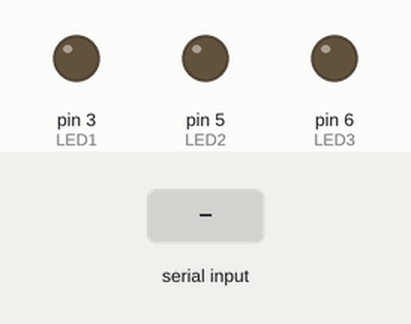
Simulated run of this sketch. Board: Arduino Uno, built with avr-gcc and run on an emulated ATmega328P. Parts: output pins drawn as LEDs (lit = HIGH). The inputs (shaded band) are chosen by the test bench. What the sketch prints to the serial monitor is not drawn.

Above: at 1.2 s.
1.3 s: "1" received over the second serial link
At 1.8 s:
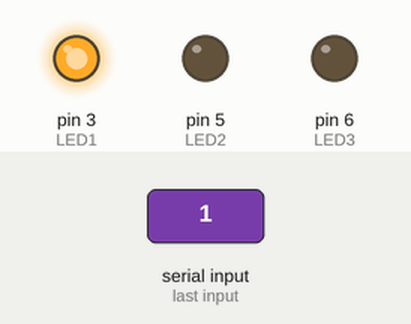
2.8 s: "2" received over the second serial link
At 4.0 s:
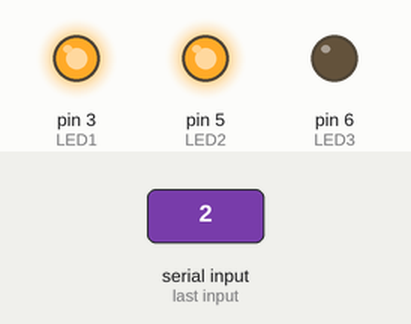
4.3 s: "3" received over the second serial link
At 5.3 s:
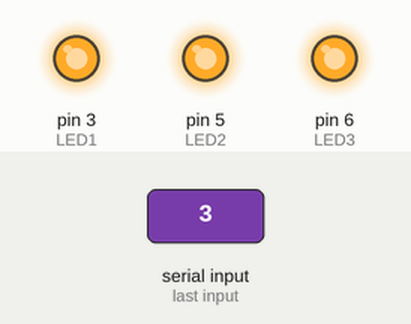
5.8 s: "4" received over the second serial link
At 6.5 s:
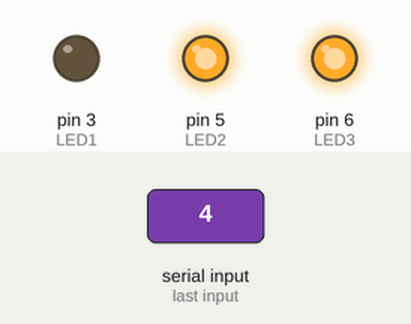
7.3 s: "5" received over the second serial link
At 7.6 s:
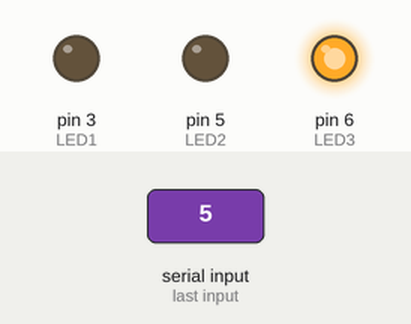
8.8 s: "6" received over the second serial link
At 9.9 s:
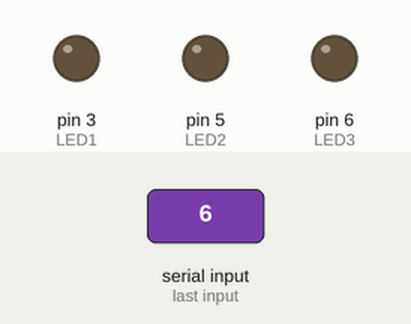
Timing chart, 0 to 11.3 s (numbered marks = the images above; inputs shaded):
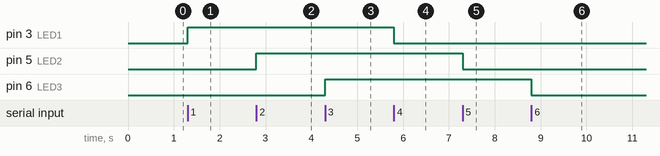

The sketch:

bLED.ino
```cpp
#include<SoftwareSerial.h>
const int LED1 = 3;
const int LED2 = 5;
const int LED3 = 6;
const int LED4 = 3;
const int LED5 = 5;
const int LED6 = 6;
char data = 0;

SoftwareSerial BTSerial(11,12);

void setup(){
  Serial.begin(9600);
  BTSerial.begin(9600);
  pinMode(LED1, OUTPUT);
  pinMode(LED2, OUTPUT);
  pinMode(LED3, OUTPUT);
}

void loop(){
  if (BTSerial.available()){
    data = BTSerial.read();
    Serial.write(data);
    switch(data)
    {
      case'1':digitalWrite(LED1, HIGH); break;
      case'2':digitalWrite(LED2, HIGH); break;
      case'3':digitalWrite(LED3, HIGH); break;
      case'4':digitalWrite(LED4, LOW); break;
      case'5':digitalWrite(LED5, LOW); break;
      case'6':digitalWrite(LED6, LOW); break;
    }
  }
  if(Serial.available())
  BTSerial.write(Serial.read());
  delay(1);
}
```

Measured:
- after the input at 1.3 s, pin 3 (LED1): LOW → HIGH at once
- after the input at 2.8 s, pin 5 (LED2): LOW → HIGH at once
- after the input at 4.3 s, pin 6 (LED3): LOW → HIGH at once
- after the input at 5.8 s, pin 3 (LED1): HIGH → LOW at once
- after the input at 7.3 s, pin 5 (LED2): HIGH → LOW at once
- after the input at 8.8 s, pin 6 (LED3): HIGH → LOW at once
